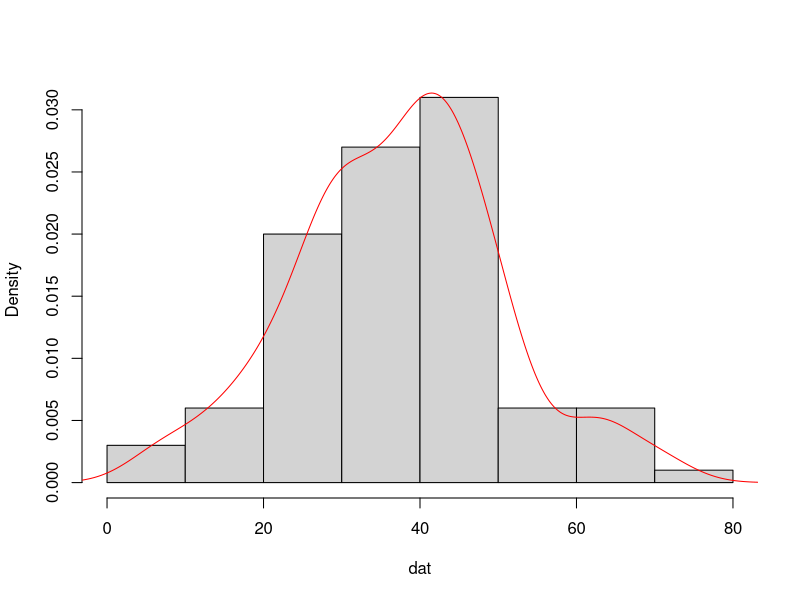
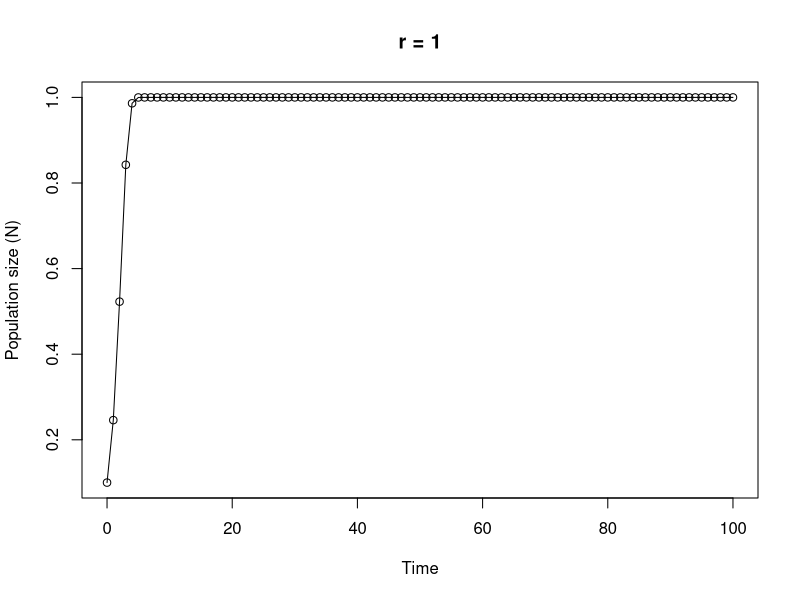

Write R code to recreate these figures, in order.
## ----Q1, results = 'asis'---------------------------------------------------------------

# area of a circle
# the equation to calculate the area of a circle is pi * radius^2

circle.area <- function(d){ 
	pi * (d/2)^2
}

# to use your new function

circle.area(10)
# [1] 78.53982

# to test on a vector of diameters
# first create a vector with diameters ranging from 0 to 50 in steps of 10

cir.diam <- seq(from = 0, to = 50, by = 10)

# test your function

circle.area(cir.diam)
# [1]    0.00000   78.53982  314.15927  706.85835 1256.63706 1963.49541


## ----Q2, tidy = TRUE--------------------------------------------------------------------

far.cent <- function(a){
	val <- (a-32)*5/9
	print(paste("Fahrenheit: ", round(a, digits = 3), "oF",sep = " "), quote = FALSE)# round 3dp
	print(paste("Centigrade: ", round(val, digits = 3), "oC", sep = " "), quote = FALSE)# round 3dp
}

# alternative Fahrenheit to centigrade using cat function

far.cent2 <- function(a){
	val <- (a - 32) * 5/9	#calculation
	cat("Fahrenheit: ", round(a, digits = 3), "oF", "\n")   # use cat function
	cat("Centigrade: ", round(val, digits = 3), "oC", "\n")   
}



## ----Q3---------------------------------------------------------------------------------

# Create a vector of normally distributed data
# length 100, mean 35 and standard deviation of 29

vals <- rnorm(100, 35, 15)	# create some norm dist data mean 35, sd = 15

summary.fun <- function(dat){
	mymean <- round(mean(dat), digits = 4)      	# calc mean
	mymedian <- round(median(dat), digits = 4)    # calc median
	mymin <- round(min(dat), digits = 4)          # calc min
	mymax <- round(max(dat), digits = 4)          # calc max
	print(paste("mean:", mymean, sep = " "), quote = FALSE)     # print mean
	print(paste("median:", mymedian, sep = " "), quote = FALSE)     # print median
	print(paste("range:", "from:", mymin, "to", mymax, sep = " "), quote = FALSE) 
	dens <- density(dat)                          # estimate density curve
	hist(dat, main = "",type = "l",freq = FALSE)  # plot histogram
	lines(dens, lty = 1, col = "red")             # plot density curve
}

# use the function
summary.fun(vals)


## ----Q4---------------------------------------------------------------------------------

# calculate a median

ourmedian <- function(x){
	n <- length(x)
	if (n %% 2 == 1)      # odd numbers
	  sort(x)[(n + 1)/2]  # find the middle number by adding 1 to length and div 2
	else {                # even numbers
	  middletwo <- sort(x)[(n/2) + 0:1]   #find the two middle numbers
	  mean(middletwo)
	  }
}

# use the function
mydat <- sample(1:50, size = 10, replace = TRUE )

# our function
ourmedian(mydat)

# R median function
median(mydat)


## ----Q5, tidy = TRUE--------------------------------------------------------------------

# function to simulate Ricker model

Ricker.model <- function(nzero, r, time, K=1){     # sets initial parameters
  N <- numeric(time + 1)    # creates a real vector of length time+1 to store values of Nt+1
  N[1] <- nzero             # sets initial population size in first element of N
  for (i in 1:time) {				# loops over time
      N[i+1] <- N[i]*exp(r*(1 - N[i]/K))    
  }
  Time <- 0:time   					 # creates vector for x axis
  plot(Time, N, type = "o", xlim = c(0, time), xlab = "Time", ylab = "Population size (N)", main = paste("r =", r, sep=" "))   # plots     output
}

# To run
# play around with the different parameters, especially r
Ricker.model(nzero=0.1,r=1,time=100)
